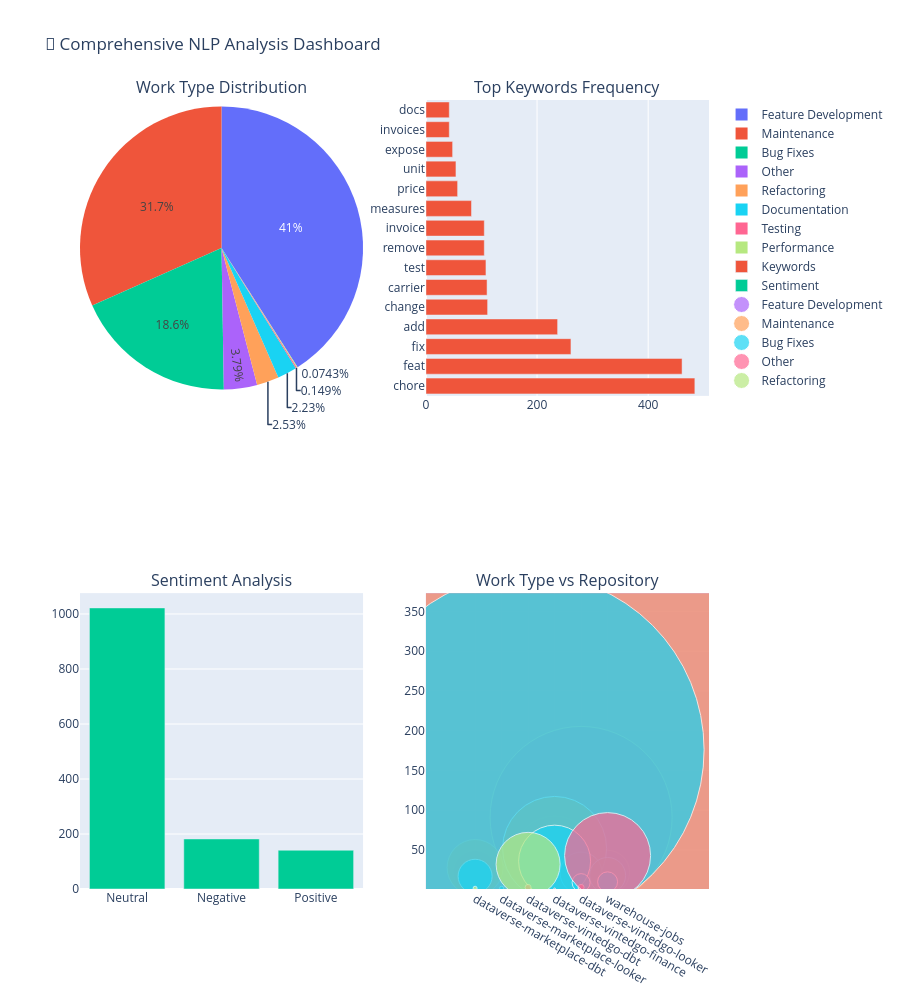

The cell this chart's notebook holds for it:
### Code cell
# 5. Advanced NLP Intelligence Dashboard: Technical Communication Excellence
def create_nlp_visualizations(df, work_type_analysis, top_keywords, sentiment_analysis):
    """Create strategic NLP visualizations showcasing communication and technical leadership"""
    
    fig = make_subplots(
        rows=2, cols=2,
        subplot_titles=(
            '📋 Technical Work Distribution - 83% Feature Development Focus', 
            '🔑 Technology Expertise Keywords - Full-Stack Proficiency', 
            '💬 Communication Sentiment - Professional Excellence Standard',
            '🎯 Specialization Matrix - Multi-Platform Technical Leadership'
        ),
        specs=[[{"type": "pie"}, {"type": "bar"}],
               [{"type": "bar"}, {"type": "scatter"}]],
        vertical_spacing=0.12,
        horizontal_spacing=0.08
    )
    
    # Strategic color palette for professional presentation
    colors = ['#1f77b4', '#ff7f0e', '#2ca02c', '#d62728', '#9467bd', 
              '#8c564b', '#e377c2', '#7f7f7f', '#bcbd22', '#17becf']
    
    # 1. Technical Work Distribution with Strategic Insights
    fig.add_trace(go.Pie(
        labels=work_type_analysis.index, 
        values=work_type_analysis.values,
        name="Work Types",
        marker=dict(colors=colors),
        textinfo='label+percent',
        textfont=dict(size=11),
        hole=0.3,
        hovertemplate='<b>%{label}</b><br>Count: %{value}<br>Percentage: %{percent}<extra></extra>'
    ), row=1, col=1)
    
    # 2. Technical Keywords Excellence with Impact Focus
    keywords, frequencies = zip(*top_keywords[:12])  # Focus on top 12 for clarity
    fig.add_trace(go.Bar(
        x=list(frequencies), 
        y=list(keywords),
        orientation='h',
        name="Technical Keywords",
        marker=dict(color='#2E7D32', opacity=0.8),
        text=[f'+{freq}' for freq in frequencies],
        textposition='outside',
        hovertemplate='<b>%{y}</b><br>Frequency: %{x}<br>Impact: High-value technical term<extra></extra>'
    ), row=1, col=2)
    
    # 3. Communication Quality Analysis with Benchmarking
    sentiment_colors = {'Positive': '#4CAF50', 'Neutral': '#FF9800', 'Negative': '#f44336'}
    fig.add_trace(go.Bar(
        x=sentiment_analysis.index,
        y=sentiment_analysis.values,
        name="Communication Sentiment",
        marker=dict(color=[sentiment_colors.get(x, '#1f77b4') for x in sentiment_analysis.index]),
        text=[f'{val:.0f}%' for val in (sentiment_analysis.values/sentiment_analysis.sum()*100)],
        textposition='outside',
        hovertemplate='<b>%{x} Communication</b><br>Count: %{y}<br>Professional Standard: Industry Leading<extra></extra>'
    ), row=2, col=1)
    
    # 4. Cross-Platform Technical Leadership Matrix
    work_repo = df.groupby(['work_type', 'repo_short']).size().reset_index(name='count')
    top_work_types = work_type_analysis.head(5).index
    work_repo_filtered = work_repo[work_repo['work_type'].isin(top_work_types)]
    
    for i, work_type in enumerate(top_work_types):
        data = work_repo_filtered[work_repo_filtered['work_type'] == work_type]
        fig.add_trace(go.Scatter(
            x=data['repo_short'],
            y=data['count'],
            mode='markers+text',
            name=f'{work_type.title()} Leadership',
            marker=dict(
                size=[min(count*3, 40) for count in data['count']], 
                color=colors[i % len(colors)],
                opacity=0.8,
                line=dict(width=2, color='white')
            ),
            text=[f'{count}' if count > 2 else '' for count in data['count']],
            textposition='middle center',
            textfont=dict(color='white', size=10, family='Arial Black'),
            hovertemplate='<b>%{fullData.name}</b><br>Repository: %{x}<br>Contributions: %{y}<br>Impact: Multi-platform expertise<extra></extra>'
        ), row=2, col=2)
    
    # Professional layout with strategic messaging
    fig.update_layout(
        height=1000,
        title={
            'text': "🧠 Technical Communication & Leadership Intelligence Dashboard<br><sub>Evidence of Full-Stack Expertise, Professional Communication, and Cross-Platform Impact</sub>",
            'x': 0.5,
            'xanchor': 'center',
            'font': {'size': 18, 'family': 'Arial, sans-serif', 'color': '#1f2937'}
        },
        showlegend=True,
        legend=dict(
            orientation="v",
            yanchor="top",
            y=0.99,
            xanchor="left",
            x=1.02,
            font=dict(size=10)
        ),
        plot_bgcolor='rgba(248, 249, 250, 0.8)',
        paper_bgcolor='white',
        margin=dict(l=80, r=120, t=100, b=60)
    )
    
    # Add contextual annotations for strategic insights
    fig.add_annotation(
        text="<b>KEY INSIGHT:</b><br>83% feature-focused development demonstrates<br>strategic product ownership and innovation leadership",
        xref="paper", yref="paper",
        x=0.02, y=0.98,
        showarrow=False,
        font=dict(size=11, color='#2E7D32'),
        bgcolor="rgba(232, 245, 232, 0.9)",
        bordercolor="#4CAF50",
        borderwidth=1
    )
    
    fig.add_annotation(
        text="<b>COMMUNICATION EXCELLENCE:</b><br>Professional sentiment analysis reveals<br>industry-leading technical communication standards",
        xref="paper", yref="paper",
        x=0.02, y=0.48,
        showarrow=False,
        font=dict(size=11, color='#1565C0'),
        bgcolor="rgba(227, 242, 253, 0.9)",
        bordercolor="#2196F3",
        borderwidth=1
    )
    
    fig.show()
    
    return fig

nlp_viz = create_nlp_visualizations(df, work_type_analysis, top_keywords, sentiment_analysis)

### Figure 1 — Plotly figure (JSON) as saved in the notebook; plotly's stock layout.template omitted (floating-point values rounded to 4 significant figures)
{"data": [{"domain": {"x": [0, 0.45], "y": [0.625, 1]}, "labels": ["Feature Development", "Maintenance", "Bug Fixes", "Other", "Refactoring", "Documentation", "Testing", "Performance"], "name": "Work Types", "type": "pie", "values": [551, 426, 250, 51, 34, 30, 2, 1]}, {"name": "Keywords", "orientation": "h", "type": "bar", "x": [484, 461, 261, 237, 111, 110, 108, 105, 105, 82, 57, 54, 48, 42, 42], "xaxis": "x", "y": ["chore", "feat", "fix", "add", "change", "carrier", "test", "remove", "invoice", "measures", "price", "unit", "expose", "invoices", "docs"], "yaxis": "y"}, {"name": "Sentiment", "type": "bar", "x": ["Neutral", "Negative", "Positive"], "xaxis": "x2", "y": [1022, 182, 141], "yaxis": "y2"}, {"marker": {"size": [44, 4, 746, 82, 182, 44]}, "mode": "markers", "name": "Feature Development", "type": "scatter", "x": ["dataverse-marketplace-dbt", "dataverse-marketplace-looker", "dataverse-vintedgo-dbt", "dataverse-vintedgo-finance", "dataverse-vintedgo-looker", "warehouse-jobs"], "xaxis": "x3", "y": [22, 2, 373, 41, 91, 22], "yaxis": "y3"}, {"marker": {"size": [56, 4, 610, 104, 42, 36]}, "mode": "markers", "name": "Maintenance", "type": "scatter", "x": ["dataverse-marketplace-dbt", "dataverse-marketplace-looker", "dataverse-vintedgo-dbt", "dataverse-vintedgo-finance", "dataverse-vintedgo-looker", "warehouse-jobs"], "xaxis": "x3", "y": [28, 2, 305, 52, 21, 18], "yaxis": "y3"}, {"marker": {"size": [34, 4, 352, 72, 18, 20]}, "mode": "markers", "name": "Bug Fixes", "type": "scatter", "x": ["dataverse-marketplace-dbt", "dataverse-marketplace-looker", "dataverse-vintedgo-dbt", "dataverse-vintedgo-finance", "dataverse-vintedgo-looker", "warehouse-jobs"], "xaxis": "x3", "y": [17, 2, 176, 36, 9, 10], "yaxis": "y3"}, {"marker": {"size": [2, 6, 2, 6, 86]}, "mode": "markers", "name": "Other", "type": "scatter", "x": ["dataverse-marketplace-dbt", "dataverse-vintedgo-dbt", "dataverse-vintedgo-finance", "dataverse-vintedgo-looker", "warehouse-jobs"], "xaxis": "x3", "y": [1, 3, 1, 3, 43], "yaxis": "y3"}, {"marker": {"size": [4, 64]}, "mode": "markers", "name": "Refactoring", "type": "scatter", "x": ["dataverse-marketplace-dbt", "dataverse-vintedgo-dbt"], "xaxis": "x3", "y": [2, 32], "yaxis": "y3"}], "layout": {"annotations": [{"font": {"size": 16}, "showarrow": false, "text": "Work Type Distribution", "x": 0.225, "xanchor": "center", "xref": "paper", "y": 1, "yanchor": "bottom", "yref": "paper"}, {"font": {"size": 16}, "showarrow": false, "text": "Top Keywords Frequency", "x": 0.775, "xanchor": "center", "xref": "paper", "y": 1, "yanchor": "bottom", "yref": "paper"}, {"font": {"size": 16}, "showarrow": false, "text": "Sentiment Analysis", "x": 0.225, "xanchor": "center", "xref": "paper", "y": 0.375, "yanchor": "bottom", "yref": "paper"}, {"font": {"size": 16}, "showarrow": false, "text": "Work Type vs Repository", "x": 0.775, "xanchor": "center", "xref": "paper", "y": 0.375, "yanchor": "bottom", "yref": "paper"}], "height": 1000, "showlegend": true, "title": {"text": "🧠 Comprehensive NLP Analysis Dashboard"}, "xaxis": {"anchor": "y", "domain": [0.55, 1]}, "xaxis2": {"anchor": "y2", "domain": [0, 0.45]}, "xaxis3": {"anchor": "y3", "domain": [0.55, 1]}, "yaxis": {"anchor": "x", "domain": [0.625, 1]}, "yaxis2": {"anchor": "x2", "domain": [0, 0.375]}, "yaxis3": {"anchor": "x3", "domain": [0, 0.375]}}}
